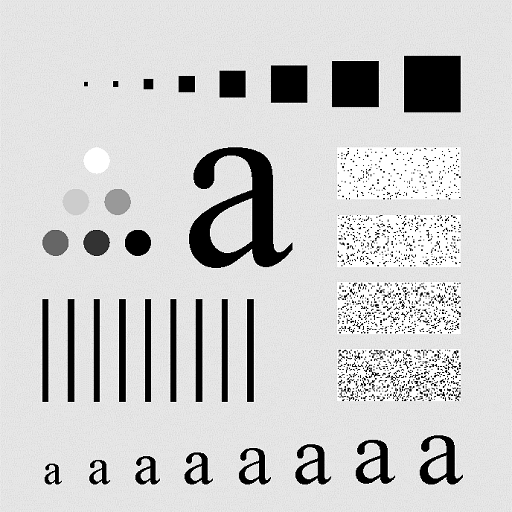
#> input picture Assignment3/InputImage.png, 512 x 512 px
$ python Ass3.py   (Python 2 division)   (older library calls are emulated)
#> lines starting #> are read from the running program, lines starting #| are printed output that depends on the picture
import cv2
import numpy as np
import math

def ImagePadding(img1, filter1):
    # get filter dimensions
    (filter_height, filter_width) = filter1.shape[:2]
    # find filter center
    pad = (filter_width - 1) / 2
    # pad image
    # should we pad with 0's or replicate?
    # cv2.BORDER_CONSTANT, value=0
    # padded_img = cv2.copyMakeBorder(img1, pad, pad, pad, pad, cv2.BORDER_REPLICATE)
    padded_img = np.lib.pad(img1, (pad, pad), 'constant')

    return padded_img

def DFT_slow(x):
    """Compute the discrete Fourier Transform of the 1D array x"""
    x = np.asarray(x.real, dtype=float)
    N = x.shape[0]
    n = np.arange(N)
    k = n.reshape((N, 1))
    M = np.exp(-2j * np.pi * k * n / N)
    # print 'M',M.shape
    # print 'x', x.shape
    return np.dot(M, x)

def FFT_helper(x):
    """A recursive implementation of the 1D Cooley-Tukey FFT"""
    x = np.asarray(x.real, dtype=float)
    N = x.shape[0]
    if N <= 100:  # this cutoff should be optimized
        return DFT_slow(x)
    else:
        X_even = FFT_helper(x[::2])
        X_odd = FFT_helper(x[1::2])
        factor = np.exp(-2j * np.pi * np.arange(N) / N)
        #first half
        X_odd_pad1 = X_odd
        factor_pad1 = factor[:N / 2]
        diff_odd_factor1 = abs(factor[:N / 2].shape[0] - X_odd.shape[0])
        if factor[:N / 2].shape[0] < X_odd.shape[0]:
            factor_pad1 = np.pad(factor[:N / 2], (0, diff_odd_factor1), 'constant', constant_values=1)
        elif factor[:N / 2].shape[0] > X_odd.shape[0]:
            X_odd_pad1 = np.pad(X_odd, (0, diff_odd_factor1), 'constant', constant_values=1)
        else:
            factor_pad1 =  factor[:N / 2]
            X_odd_pad1 = X_odd

        first_half_mul_result =factor_pad1 * X_odd_pad1
        diff_even_res1 = abs(X_even.shape[0] - first_half_mul_result.shape[0])
        X_even_pad1 = X_even
        if first_half_mul_result.shape[0] < X_even.shape[0] :
            first_half_mul_result = np.pad(first_half_mul_result, (0, diff_even_res1), 'constant', constant_values=1)
        elif first_half_mul_result.shape[0] > X_even.shape[0]:
            X_even_pad1 = np.pad(X_even, (0, diff_even_res1), 'constant', constant_values=1)
        else:
            X_even_pad1 = X_even
            first_half_mul_result = factor_pad1 * X_odd_pad1
        # second half
        X_odd_pad2 = X_odd
        factor_pad2 = factor[N / 2:]
        diff_odd_factor2 = abs(factor[N / 2:].shape[0] - X_odd.shape[0])
        if factor[N / 2:].shape[0] < X_odd.shape[0]:
            factor_pad2 = np.pad(factor[:N / 2], (0, diff_odd_factor2), 'constant', constant_values=1)
        elif factor[N / 2:].shape[0] > X_odd.shape[0]:
            X_odd_pad2 = np.pad(X_odd, (0, diff_odd_factor2), 'constant', constant_values=1)
        else:
            factor_pad2 =  factor[N / 2:]
            X_odd_pad2 = X_odd
        sec_half_mul_result = factor_pad2 * X_odd_pad2
        diff_even_res2 = abs(X_even.shape[0] - sec_half_mul_result.shape[0])
        X_even_pad2 = X_even
        if sec_half_mul_result.shape[0] < X_even.shape[0]:
            sec_half_mul_result = np.pad(sec_half_mul_result, (0, diff_even_res2), 'constant', constant_values=1)
        elif sec_half_mul_result.shape[0] > X_even.shape[0]:
            X_even_pad2 = np.pad(X_even, (0, diff_even_res2), 'constant', constant_values=1)
        else:
            X_even_pad2 = X_even
            sec_half_mul_result = factor_pad2 * X_odd_pad2

        first_half = X_even_pad1 + first_half_mul_result
        sec_half = X_even_pad2 + sec_half_mul_result

        return np.concatenate([first_half,
                               sec_half])
#2d fft
def FFT(samples):
        fftRows = np.array([FFT_helper(row) for row in samples])
        return np.array([FFT_helper(row) for row in fftRows.transpose()]).transpose()
def IFFT_helper(x):
    fft = FFT_helper(x)
    ifft = np.divide(fft[-np.arange(fft.shape[0])], x.shape[-1])
    return ifft
#2d ifft
def IFFT(samples):
    ifftRows = np.array([IFFT_helper(row) for row in samples])
    return np.array([IFFT_helper(row) for row in ifftRows.transpose()]).transpose()

def Convolve(image, filt):
    print 'filt', filt.shape
    m, n = filt.shape
    if (m == n):
        y, x = image.shape
        y = y - m + 1
        x = x - m + 1
        cimage = np.zeros((y,x)).astype(np.float)
        print cimage.shape
        for i in range(y):
            for j in range(x):


                # # get area to convolve
                # area = image[i:i+m, j:j+m]
                # # convolve
                # k = (area * filt).sum()
                # # store convolved value in result image
                # cimage[i][j] = k


                cimage[i][j] = np.sum(image[i:i+m, j:j+m]*filt)
    print 'vcvv',cimage
    print 'cimage', cimage.shape
    return cimage


# def Convolve(img, filter):
#     print 'filte',filter.shape
#
#     # get img dimensions
#     (img_height, img_width) = img.shape[:2]
#     # get filter dimensions
#     (filter_height, filter_width) = filter.shape[:2]
#     # find filter center
#     pad = (filter_width - 1) / 2
#     # pad image
#     image = ImagePadding(img, filter)
#     print 'img',image.shape
#     # allocate result
#     result = np.zeros((img_height, img_width), dtype="float32")
#     # loop over input image, sliding filter across pixel
#     for y in np.arange(pad, img_height + pad):
#         for x in np.arange(pad, img_width + pad):
#             # get area to convolve
#             print 'y - pad:y + pad + 1',y - pad,y + pad + 1
#             print 'x - pad:x + pad + 1', x - pad,x + pad + 1
#             area = image[y - pad:y + pad + 1+1, x - pad:x + pad + 1+1]
#             # convolve
#             k = (area * filter).sum()
#             # store convolved value in result image
#             result[y - pad, x - pad] = k.real
#
#     # rescale the output image to be in the range [0, 255]
#     # result = rescale_intensity(result, in_range=(0, 255))
#     result = (result * 255).astype("uint8")
#
#     return result

def distance(x0, y0, x1, y1):

    dist = np.sqrt(np.square(x1 - x0) + np.square(y1 - y0))

    return dist


def generateGaussianFilter(image, d0, isHigh):

    c_x = int(image.shape[0]/2)

    c_y = int(image.shape[1]/2)

    filter = [[np.exp(-1*(np.square(distance(c_x,c_y,i,j)))/(2*np.square(d0))) for j in range(image.shape[1])] for i in range(image.shape[0])]


    filter = np.asarray(filter)

    if isHigh:

        filter = 1 - filter

    filter = np.resize(filter,(27,27))

    return filter

def generateIdealFilter(image, d0, isHigh):
    filter = np.zeros((27,27))
    filter[12][12] = 1


    return filter
# tests
if __name__ == '__main__':
    img = cv2.imread("InputImage.png",0)
#> img is the input picture: shape (512, 512); min 0, max 255, mean 206.3
    # padded_img = ImagePadding(img)
    # filters
    F1 = generateGaussianFilter(img, 30, False)
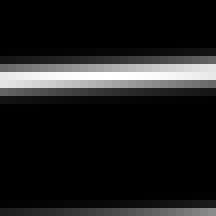
#> F1: shape (27, 27) float64 (shown 8 times larger); min 2.37e-32, max 1.54e-16, mean 1.79e-17; drawn with min black and max white
    # cv2.imshow('Filter : Frequency Domain', np.uint8(255*F1))
    img = FFT(img)
    convolved_img = Convolve(img, F1)
#| filt (27, 27)
#| (486, 486)
#> after the loop in Convolve, `for i in range(y):`:
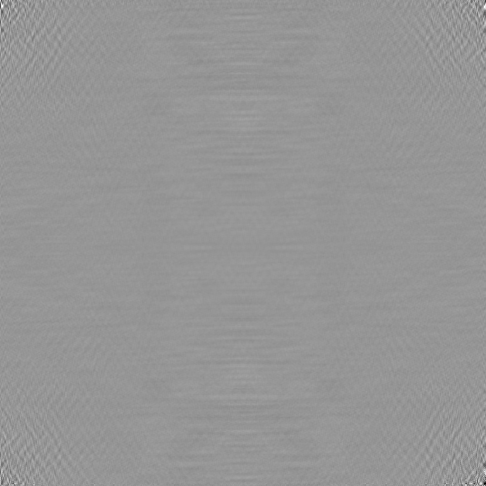
#> cimage: shape (486, 486) float64; min -9e-11, max 6.32e-11, mean 1.86e-14; drawn with min black and max white
#> (printed output is left out)
#| cimage (486, 486)
    convolved_img = IFFT(convolved_img)
    # convolved_img = np.fft.ifft2(convolved_img)
    magnitude = np.abs(convolved_img)
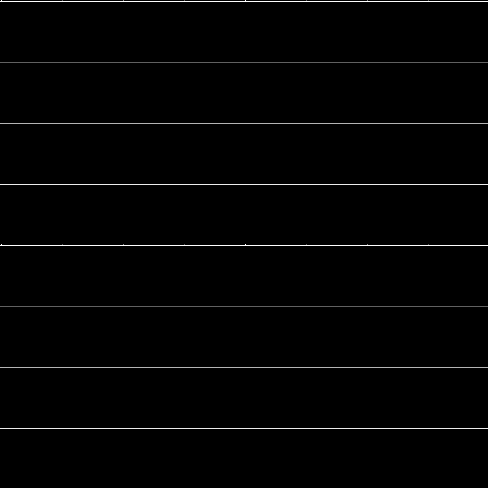
#> magnitude: shape (488, 488) float64; min 3.11e-19, max 0.00412, mean 5.11e-05; drawn with min black and max white
    magnitude_spectrum = 20 * np.log(magnitude)
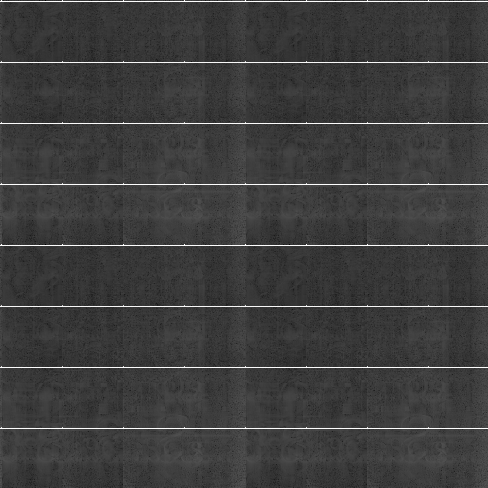
#> magnitude_spectrum: shape (488, 488) float64; min -852.3, max -109.9, mean -673.9; drawn with min black and max white
    cv2.imshow('Image : Filtered Frequency Domain',  np.uint8(magnitude_spectrum))
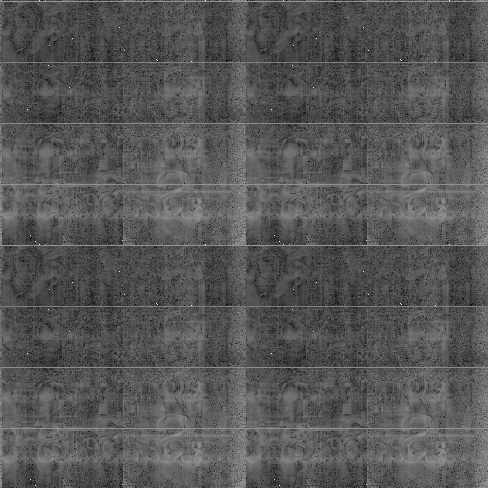
#> window 'Image : Filtered Frequency Dom': shape (488, 488); min 1, max 255, mean 86.2
    # fq_filter = FFT(filter)
    # fq_filter_shifted = np.fft.fftshift(fq_filter)

    cv2.waitKey(0)
